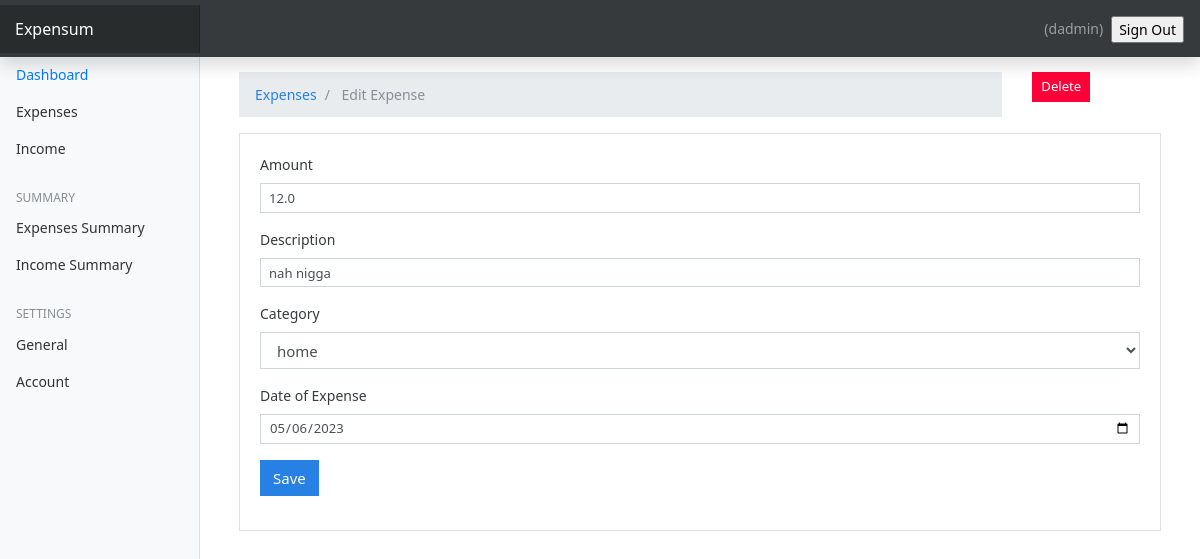
The page /edit-expense/1 (signed in) on the database its author committed.
### expenses/models.py (models this page shows, shortened)
class Expense(models.Model):
    amount = models.FloatField()
    date = models.DateField(default=now)
    description = models.TextField()
    owner = models.ForeignKey(to=User, on_delete=models.CASCADE)
    category = models.CharField(max_length=266)
    class Meta:
        ordering: ['-date']

### expenses/views.py (the view, shortened to what this page needs)
# urls.py: path('edit-expense/<int:id>', views.expense_edit, name="expense-edit"),
@login_required(login_url='/authentication/login')
def expense_edit(request, id):
    expense = Expense.objects.get(pk=id)
    categories = Category.objects.all()
    context = {
        'expense': expense,
        'values': expense,
        'categories': categories
    }
    if request.method == 'GET':
        return render(request, 'expenses/edit-expense.html', context)

### templates/expenses/edit-expense.html (shortened to what this page needs)
{% extends 'base.html' %} {% block content %}
<div class="container mt-4">
  <div class="row">
    <div class="col-md-10">
      <nav aria-label="breadcrumb">
        <ol class="breadcrumb">
          <li class="breadcrumb-item">
            <a href="{% url 'expenses'%}">Expenses</a>
          </li>
          <li class="breadcrumb-item active" aria-current="page">
            Edit Expense
          </li>
        </ol>
      </nav>
    </div>
    <div class="col-md-2">
      <a
        href="{% url 'expense-delete' expense.id %}"
        class="btn btn-danger btn-sm"
        >Delete</a
      >
    </div>
  </div>
  <div class="card">
    <div class="card-body">
      <form action="{% url 'expense-edit' expense.id %}" method="post">
        <div class="form-group">
          <label for="">Amount</label>
          <input
            type="text"
            class="form-control form-control-sm"
            name="amount"
            value="{{values.amount}}"
          />
        </div>
        <div class="form-group">
          <label for="">Description</label>
          <input
            type="text"
            class="form-control form-control-sm"
            name="description"
            value="{{values.description}}"
          />
        </div>
        <div class="form-group">
          <label for="">Category</label>
          <select class="form-control" name="category">
            <option selected name="category" value="{{values.category}}"
              >{{values.category}}</option
            >
          </select>
        </div>
        <div class="form-group">
          <label for="">Date of Expense</label>
          <input
            type="date"
            value="{{values.date |date:'Y-m-d' }}"
            class="form-control form-control-sm"
            name="expense_date"
          />
        </div>
        <input
          type="submit"
          value="Save"
          class="btn btn-primary btn-primary-sm"
        />
      </form>
    </div>
  </div>
</div>
{% endblock %}

### templates/base.html (shortened to what this page needs)
{% load static %}
<html lang="en">
  <head>
    <link href="{% static 'css/bootstrap.min.css'%}" rel="stylesheet" />
    <link href="{% static 'css/main.css'%}" rel="stylesheet" />
    <link href="{% static 'css/dashboard.css'%}" rel="stylesheet" />
  </head>
  <body>
    <nav class="navbar navbar-dark fixed-top bg-dark flex-md-nowrap p-0 shadow">
      <a class="navbar-brand col-sm-3 col-md-2 mr-0" href="#">Expensum</a>
      <ul
        class="navbar-nav px-3"
        style="display: flex; flex-direction: row; align-items: center;"
      >
        <li class="nav-item text-nowrap">
          <span class="nav-link" href="">
            ({{request.user.username}})
          </span>
        </li>
        <li class="nav-item text-nowrap mt-3 ml-2">
          <form action="{% url  'logout' %}" method="POST">
            <input
              class="text text-capitalize"
              type="submit"
              value="Sign out"
            />
          </form>
        </li>
      </ul>
    </nav>
    <div class="container-fluid">
      <div class="row">
        {% include 'partials/_sidebar.html' %}
        <main role="main" class="col-md-9 ml-sm-auto col-lg-10 px-4">
          {% block content %} {% endblock %}
        </main>
      </div>
    </div>
  </body>
</html>

### expenseswebsite/static/css/dashboard.css (style rules this page uses)
body { font-size: 0.875rem; }
[role="main"] { padding-top: 133px; }
@media (min-width: 768px) { [role="main"] { padding-top: 48px; } }
.navbar-brand { padding-top: 0.75rem; padding-bottom: 0.75rem; font-size: 1rem; background-color: rgba(0, 0, 0, 0.25); box-shadow: inset -1px 0 0 rgba(0, 0, 0, 0.25); }

### rows shown on the page
Expense: amount "12.0", description "nah nigga", category "home", expense_date "05/06/2023"

### other values the page prints
{{ request.user.username }} "dadmin"
